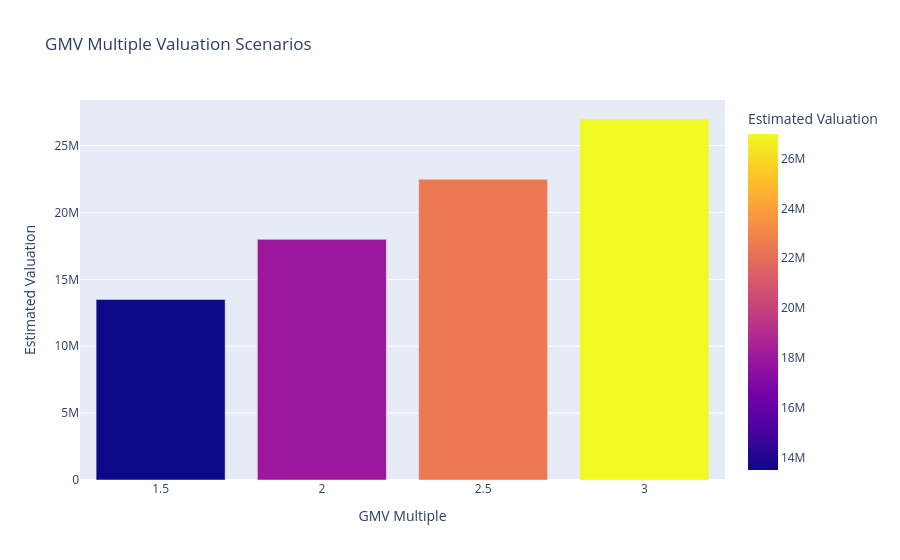

The notebook cell saved with this chart:
### Code cell
fig = px.bar(

    valuation_df,

    x="GMV Multiple",

    y="Estimated Valuation",

    color="Estimated Valuation",

    title="GMV Multiple Valuation Scenarios"

)

fig.show()

### Figure 1 — Plotly figure (JSON) as saved in the notebook; plotly's stock layout.template omitted (floating-point values rounded to 4 significant figures)
{"data": [{"hovertemplate": "GMV Multiple=%{x}<br>Estimated Valuation=%{marker.color}<extra></extra>", "legendgroup": "", "marker": {"color": [13490000.0, 17990000.0, 22490000.0, 26990000.0], "coloraxis": "coloraxis", "pattern": {"shape": ""}}, "name": "", "orientation": "v", "showlegend": false, "textposition": "auto", "type": "bar", "x": [1.5, 2.0, 2.5, 3.0], "xaxis": "x", "y": [13490000.0, 17990000.0, 22490000.0, 26990000.0], "yaxis": "y"}], "layout": {"barmode": "relative", "coloraxis": {"colorbar": {"title": {"text": "Estimated Valuation"}}, "colorscale": [[0, "#0d0887"], [0.1111, "#46039f"], [0.2222, "#7201a8"], [0.3333, "#9c179e"], [0.4444, "#bd3786"], [0.5556, "#d8576b"], [0.6667, "#ed7953"], [0.7778, "#fb9f3a"], [0.8889, "#fdca26"], [1, "#f0f921"]]}, "legend": {"tracegroupgap": 0}, "title": {"text": "GMV Multiple Valuation Scenarios"}, "xaxis": {"anchor": "y", "domain": [0, 1], "title": {"text": "GMV Multiple"}}, "yaxis": {"anchor": "x", "domain": [0, 1], "title": {"text": "Estimated Valuation"}}}}
